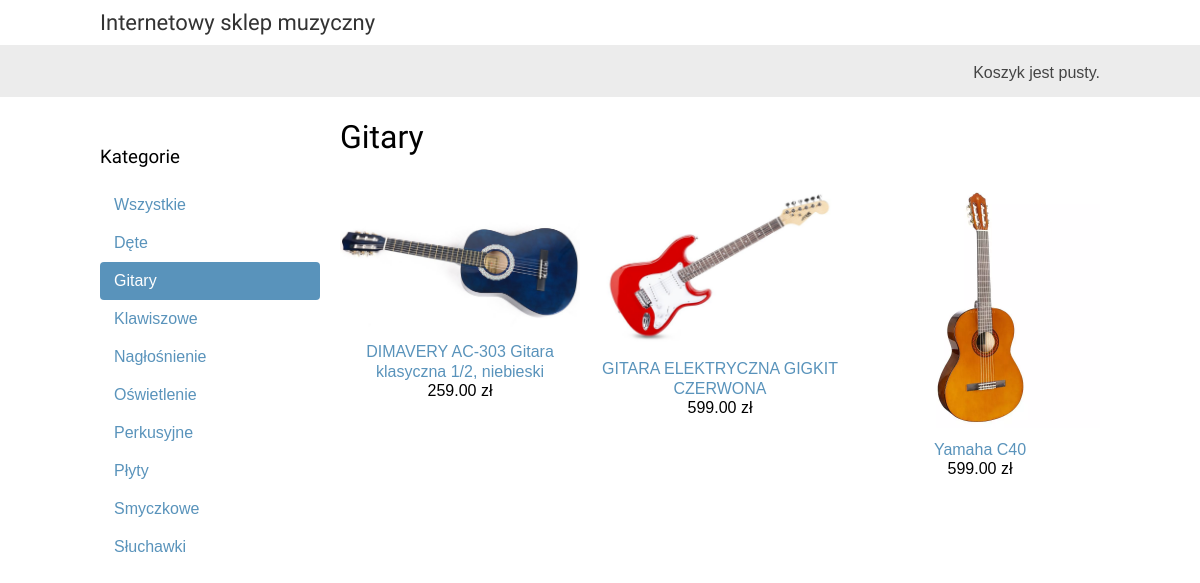
The app's page /gitary/ with its own data.
### shop/models.py (models this page shows, shortened)
class Category(models.Model):
    name = models.CharField(max_length=250)
    slug = models.SlugField(max_length=200,
                            db_index=True,
                            unique=True)
    class Meta:
        ordering = ('name',)
        verbose_name = 'category'
        verbose_name_plural = 'categories'
    def get_absolute_url(self):
        return reverse('shop:product_list_by_category', args=[self.slug])

class Product(models.Model):
    category = models.ForeignKey(Category, related_name='products', on_delete=models.CASCADE)
    name = models.CharField(max_length=200, db_index=True)
    slug = models.SlugField(max_length=200, db_index=True)
    image = models.ImageField(upload_to='products/%Y/%m/%d', blank=True)
    description = models.TextField(blank=True)
    price = models.DecimalField(max_digits=10, decimal_places=2)
    stock = models.PositiveIntegerField()
    available = models.BooleanField(default=True)
    created = models.DateTimeField(auto_now_add=True)
    updated = models.DateTimeField(auto_now=True)
    class Meta:
        ordering = ('name',)
        index_together = (('id', 'slug'),)
    def get_absolute_url(self):
        return reverse('shop:product_detail', args=[self.id, self.slug])

### shop/views.py (the view)
# urls.py: path('', views.product_list, name='product_list'),
def product_list(request, category_slug=None):
    category = None
    categories = Category.objects.all()
    products = Product.objects.filter(available=True)
    if category_slug:
        category = get_object_or_404(Category, slug=category_slug)
        products = products.filter(category=category)
    return render(request, 'shop/product/list.html', {'category': category,
                                                      'categories': categories,
                                                      'products': products})

### cart/cart.py (called while the page is built)
    def __len__(self):
        return sum(item['quantity'] for item in self.cart.values())

### cart/context_processors.py (called while the page is built)
def cart(request):
    return {'cart': Cart(request)}

### shop/templates/shop/product/list.html (shortened to what this page needs)
{% extends "shop/base.html" %}
{% load static %}
{% block content %}
 <div id="sidebar">
     <h3>Kategorie</h3>
     <ul>
         <li {% if not category %}class="selected"{% endif %}>
             <a href="{% url "shop:product_list" %}">Wszystkie</a>
         </li>
         {% for c in categories %}
         <li {% if category.slug == c.slug %}class="selected"{% endif %}>
             <a href="{{ c.get_absolute_url }}">{{ c.name }}</a>
         </li>
         {% endfor %}
     </ul>
 </div>
<div id="main" class="product-list">
    <h1>{% if category %}{{ category.name }}{% else %}Produkty{% endif %}</h1>
    {% for product in products %}
    <div class="item">
        <a href="{{product.get_absolute_url}}">
            <img src="{% if product.image %}{{ product.image.url }}{% else %}{% static "img/no_image.png" %}{% endif %}">
        </a>
        <a href="{{ product.get_absolute_url }}">{{ product.name }}</a><br>
        {{ product.price }} zł
    </div>
    {% endfor %}
</div>
{% endblock %}

### shop/templates/shop/base.html (shortened to what this page needs)
{% load static %}
<!DOCTYPE html>
<html>
<head>
    <link href="{% static "css/base.css" %}" rel="stylesheet">
</head>
<body>
    <div id="header">
        <a href="/" class="logo">Internetowy sklep muzyczny </a>
    </div>
    <div id="subheader">
        <div class="cart">
            {% with total_items=cart|length %}
            {% if cart|length > 0 %}
                Koszyk:
            <a href="{% url "cart:cart_detail" %}">
                {% if total_items  < 4 %}
                    {{ total_items }} produkt{{ total_items|pluralize:"y" }}
                {% else %}
                    {{ total_items }} produkt{{ total_items|pluralize:"ów" }}
            {% endif %}
                {{ cart.get_total_price }} zł
            </a>
            {% else %}
                Koszyk jest pusty.
            {% endif %}
            {% endwith %}
        </div>
    </div>
    <div id="content">
        {% block content %}
        {% endblock %}
    </div>
</body>
</html>

### shop/static/css/base.css (style rules this page uses)
body { margin:0; padding:0; font-family:helvetica, sans-serif; }
h1, h2, h3, h4, h5 , h6 { font-family: 'Ubuntu', sans-serif; font-weight:normal; }
a { text-decoration:none; color:#5993bb; }
#header { padding:10px 100px; font-size:18px; overflow:auto; }
#subheader { background:#ececec; color:#444; padding:15px 100px; overflow:auto; }
#header .logo { font-family: 'Ubuntu', sans-serif; float:left; color:#333; font-size:22px; margin-right:10%; }
#subheader .cart { float:right; padding-top:4px; }
#content { padding:0 100px; overflow:hidden; }
#sidebar { width:220px; padding:30px 20px 0 0; float:left; }
#sidebar ul { margin:0; padding:0; }
#sidebar ul li { margin:0; list-style:none; padding:10px 14px; }
#sidebar ul li a { display:block; }
#sidebar ul li.selected { background:#5993bb; border-radius:4px; }
#sidebar ul li.selected a { color:#fff; }
#main { float:left; width: 96%; margin-right:-220px; overflow:hidden; }
.product-list .item { width:25%; padding:10px 20px 10px 0; float:left; text-align:center; line-height:1.2; }
.product-list .item img { width:100%; margin-bottom:8px; }

### records on screen
Category: name "Dęte"
Category: name "Gitary"
Category: name "Klawiszowe"
Category: name "Nagłośnienie"
Category: name "Oświetlenie"
Category: name "Perkusyjne"
Category: name "Płyty"
Category: name "Smyczkowe"
Category: name "Słuchawki"
Product: image (picture), name "DIMAVERY AC-303 Gitara klasyczna 1/2, niebieski", price "259.00"
Product: image (picture), name "GITARA ELEKTRYCZNA GIGKIT CZERWONA", price "599.00"
Product: image (picture), name "Yamaha C40", price "599.00"
